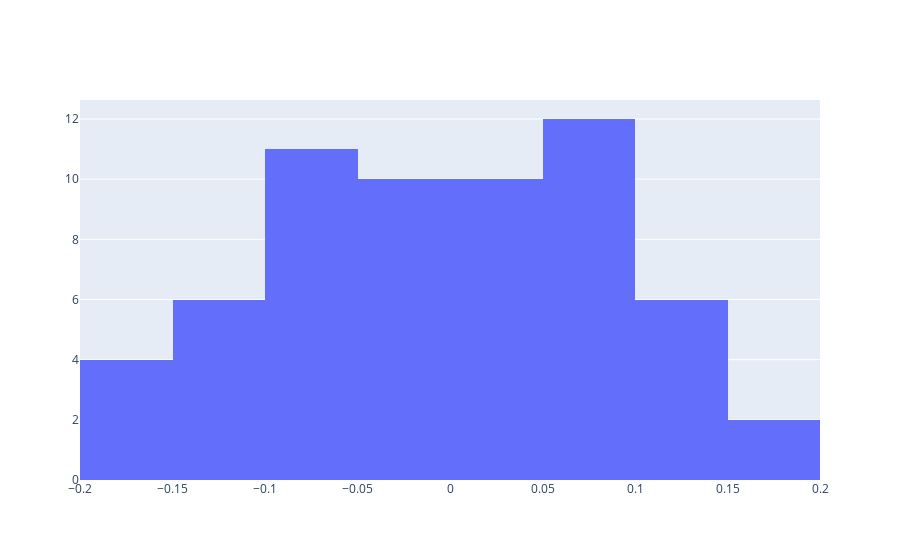

The cell this chart's notebook holds for it:
### Code cell
deviation = np.empty(0,dtype=np.float64)


for i in range(yearstart, yearend-1):
    pdict = get_poly2(i)
    dd = pdict - degree[i-yearstart]  #difference
    deviation = np.append(deviation, dd)


avg = np.average(deviation)
std = np.std(deviation, ddof=1)
print("avg = %.10f, std = %.10f" %(avg, std))

go.Figure(data=[go.Histogram(x=deviation)]).show()

### Figure 1 — Plotly figure (JSON) as saved in the notebook; plotly's stock layout.template omitted (floating-point values rounded to 4 significant figures)
{"data": [{"type": "histogram", "x": [-0.09979, -0.0327, -0.1153, -0.07755, -0.0895, 0.1689, 0.08756, 0.04657, 0.0159, 0.08555, -0.03449, -0.004206, 0.1164, 0.03732, -0.1014, 0.1401, 0.09199, 0.1942, -0.07329, 0.04954, -0.02731, -0.1138, -0.16, 0.03406, -0.1215, 0.04324, 0.0983, 0.05369, -0.07061, -0.1246, 0.01175, -0.1516, -0.08461, 0.1127, 0.1203, 0.04823, -0.06351, 0.07506, -0.03605, -0.1668, 0.08268, 0.09253, -0.0273, -0.1068, -0.07602, 0.0351, -0.08345, -0.0217, -0.02962, 0.1128, 0.02549, -0.02147, 0.1119, 0.09555, 0.09954, 0.05385, -0.07152, -0.1666, -0.05131, 0.05428, -0.04982]}], "layout": {}}
